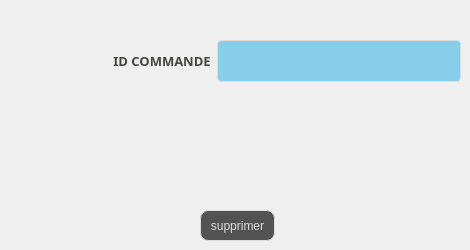
      <widget class="QWidget" name="tab_33">
       <attribute name="title">
        <string>Supprimer Commande</string>
       </attribute>
       <widget class="QPushButton" name="P_supprimer_7">
        <property name="geometry">
         <rect>
          <x>200</x>
          <y>210</y>
          <width>75</width>
          <height>31</height>
         </rect>
        </property>
        <property name="styleSheet">
         <string notr="true">QPushButton {
color: #dcdcdc;
background:#535353;
border: none;

border: 1px solid #DCDCDC;
border-radius: 8px;
}
QPushButton:hover {
color:#fff;
background:#FF5733;
border: none;
}</string>
        </property>
        <property name="text">
         <string>supprimer</string>
        </property>
       </widget>
       <widget class="QWidget" name="layoutWidget_34">
        <property name="geometry">
         <rect>
          <x>110</x>
          <y>30</y>
          <width>351</width>
          <height>62</height>
         </rect>
        </property>
        <layout class="QHBoxLayout" name="horizontalLayout_53">
         <item>
          <widget class="QLabel" name="label_99">
           <property name="font">
            <font>
             <family>Segoe Print</family>
             <pointsize>-1</pointsize>
             <weight>75</weight>
             <bold>true</bold>
            </font>
           </property>
           <property name="styleSheet">
            <string notr="true">background-color: transparent;
	color: #454544;
	font-weight: bold;
	font-size: 13px;</string>
           </property>
           <property name="text">
            <string> ID COMMANDE</string>
           </property>
          </widget>
         </item>
         <item>
          <widget class="QLineEdit" name="supp_7">
           <property name="styleSheet">
            <string notr="true">

QLineEdit {
  width: 100%;
  padding: 12px 20px;
  margin: 8px 0;
  display: inline-block;
  border: 1px solid #dcdcdc;
  border-radius: 4px;
  box-sizing: border-box;
  background: #87CEEB;
  color: #FFFFFF;
}</string>
           </property>
          </widget>
         </item>
        </layout>
       </widget>
      </widget>
